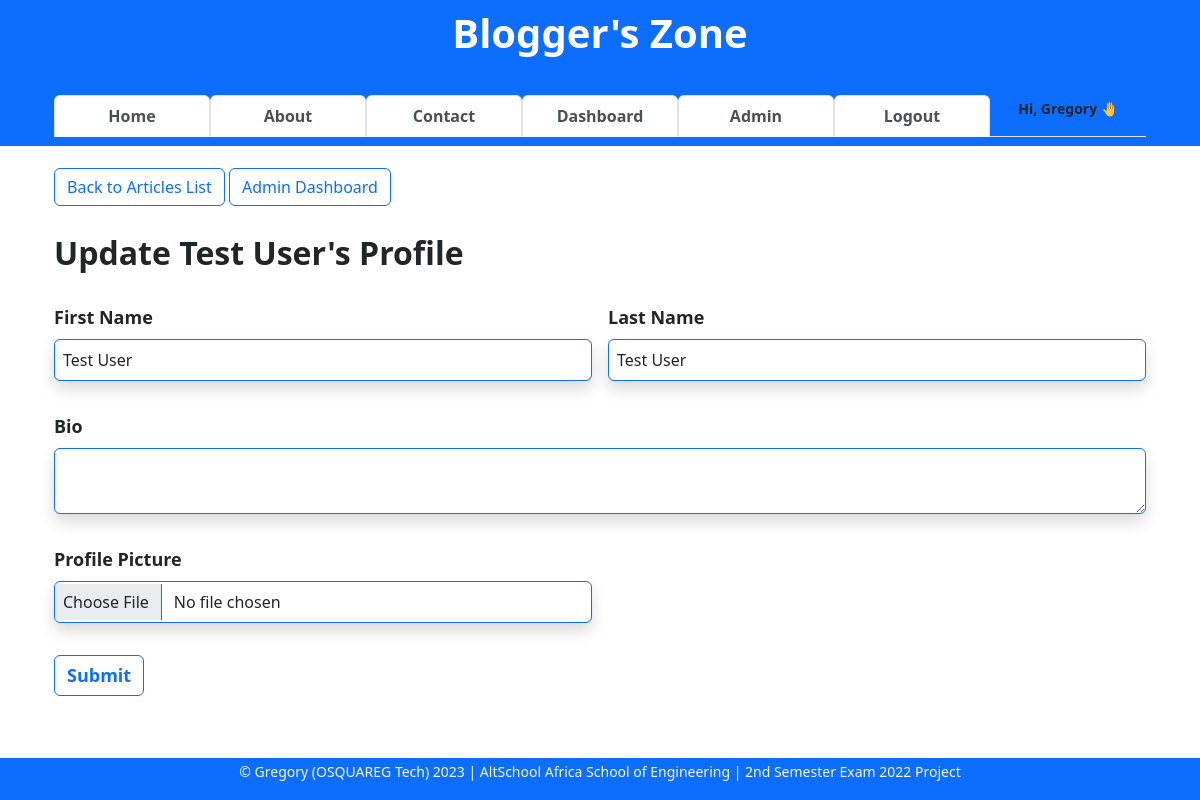
Before: /admin-user/update/3 (signed in) with the older database file.
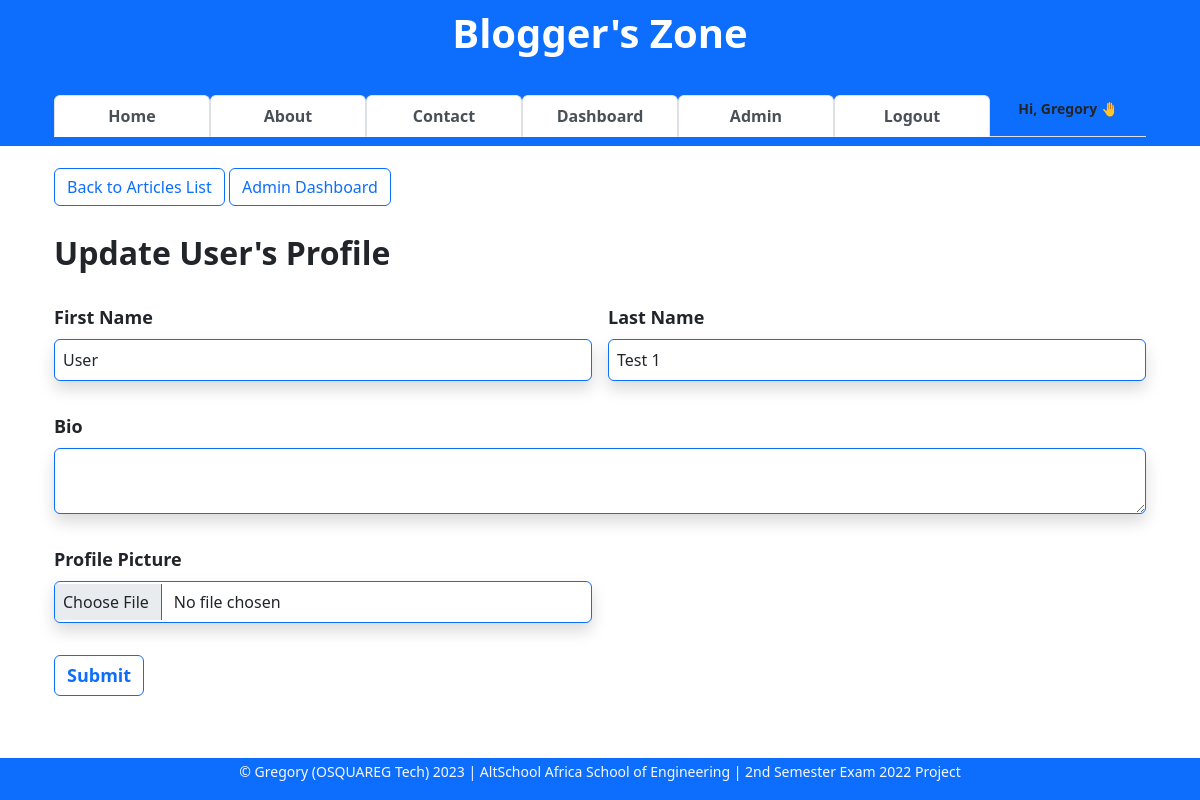
After: the same page with the newer database file.
### app/models.py (models this page shows, shortened)
class User(db.Model, UserMixin):
    __tablename__ = "users"
    id = db.Column(db.Integer, primary_key=True)
    firstname = db.Column(db.String(255), nullable=False)
    lastname = db.Column(db.String(255), nullable=False)
    username = db.Column(db.String(25), nullable=False, unique=True)
    email = db.Column(db.Text(150), nullable=False, unique=True)
    password_hash = db.Column(db.Text(255), nullable=False, unique=True)
    bio = db.Column(db.Text(), nullable=True)
    date_joined = db.Column(db.DateTime, default=datetime.utcnow)
    is_active = db.Column(db.Boolean, default=True)
    is_admin = db.Column(db.Boolean, default=False)
    profile_pic = db.Column(db.String(), nullable=True)
    last_updated_by = db.Column(db.String)
    last_updated_on = db.Column(db.DateTime, onupdate=datetime.utcnow)
    articles = db.relationship("Article", backref="author")
    comments = db.relationship("Comment", backref="commenter")
    article_likes = db.relationship("ArticleLike", backref="art_liker")
    comment_likes = db.relationship("CommentLike", backref="com_liker")

### app/admin/admin_users.py (the view, shortened to what this page needs)
@blueprint.route("/update/<int:id>", methods=["GET", "POST"])
@login_required
def update(id):
    form = UserForm()
    user = User.query.get_or_404(id)
    if current_user.is_admin:
        form.firstname.data = user.firstname
        form.lastname.data = user.lastname
        form.bio.data = user.bio
    else:
        flash(f"You are not authorized to update this user profile!")
        return redirect(url_for("user.dashboard", id=user.id))
    context = {
        "form": form,
        "user": user,
    }
    return render_template("admin-update-user.html", title=f"Admin - Update {user.firstname}'s Profile", **context)

### app/main.py (called while the page is built)
@login_man.user_loader
def user_loader(id):
    return User.query.get(int(id))

@app.before_request
def before_request():
    session.permanent = True
    app.permanent_session_lifetime = timedelta(minutes=int(sett.login_session_minutes))

### app/admin/templates/admin-update-user.html (shortened to what this page needs)
{% extends 'base.html' %}
{% block content %}
<div class="container">
    <div>
        <a href="/#all-articles-list" class="btn btn-outline-primary mb-1 border border-primary">Back to Articles
            List</a>
        <a href="{{ url_for('admin.admin', un=current_user.username) }}" class="btn btn-outline-primary mb-1 border border-primary">Admin
            Dashboard</a>
    </div>
    <br>
    <div class="form-group">
        <div class="form-group">
            <h2 style="font-weight:bold">Update {{ user.firstname }}'s Profile</h2>
        </div>
        <br>
        <form class="row g-3" action="{{ url_for('admin-users.update', id=user.id) }}" method="POST"
            enctype="multipart/form-data">
            <div class="col-md-6">
                {{ form.firstname.label(class="form-label", style="font-weight:bold; font-size:18px") }}
                {{ form.firstname(class="form-control shadow p-2 mb-3 bg-body rounded border border-primary") }}
            </div>
            <div class="col-md-6">
                {{ form.lastname.label(class="form-label", style="font-weight:bold; font-size:18px") }}
                {{ form.lastname(class="form-control shadow p-2 mb-3 bg-body rounded border border-primary") }}
            </div>
            <div class="row-cols-auto">
                {{ form.bio.label(class="form-label", style="font-weight:bold; font-size:18px") }}
                {{ form.bio(class="form-control shadow p-2 mb-3 bg-body rounded border border-primary") }}
            </div>
            <div class="col-md-6">
                {{ form.profile_pic.label(class="form-label", style="font-weight:bold; font-size:18px") }}
                {{ form.profile_pic(class="form-control shadow p-2 mb-3 bg-body rounded border border-primary", value=user.profile_pic) }}
            </div>
            <div class="row-cols-7">
                {{ form.submit(class="btn btn btn-outline-primary border border-primary", style="font-weight:bold; font-size:18px") }}
            </div>
        </form>
    </div>
</div>
{% endblock content %}

Changed rows visible on the page:
changed User: firstname "Test User" → "User"; lastname "Test User" → "Test 1"
